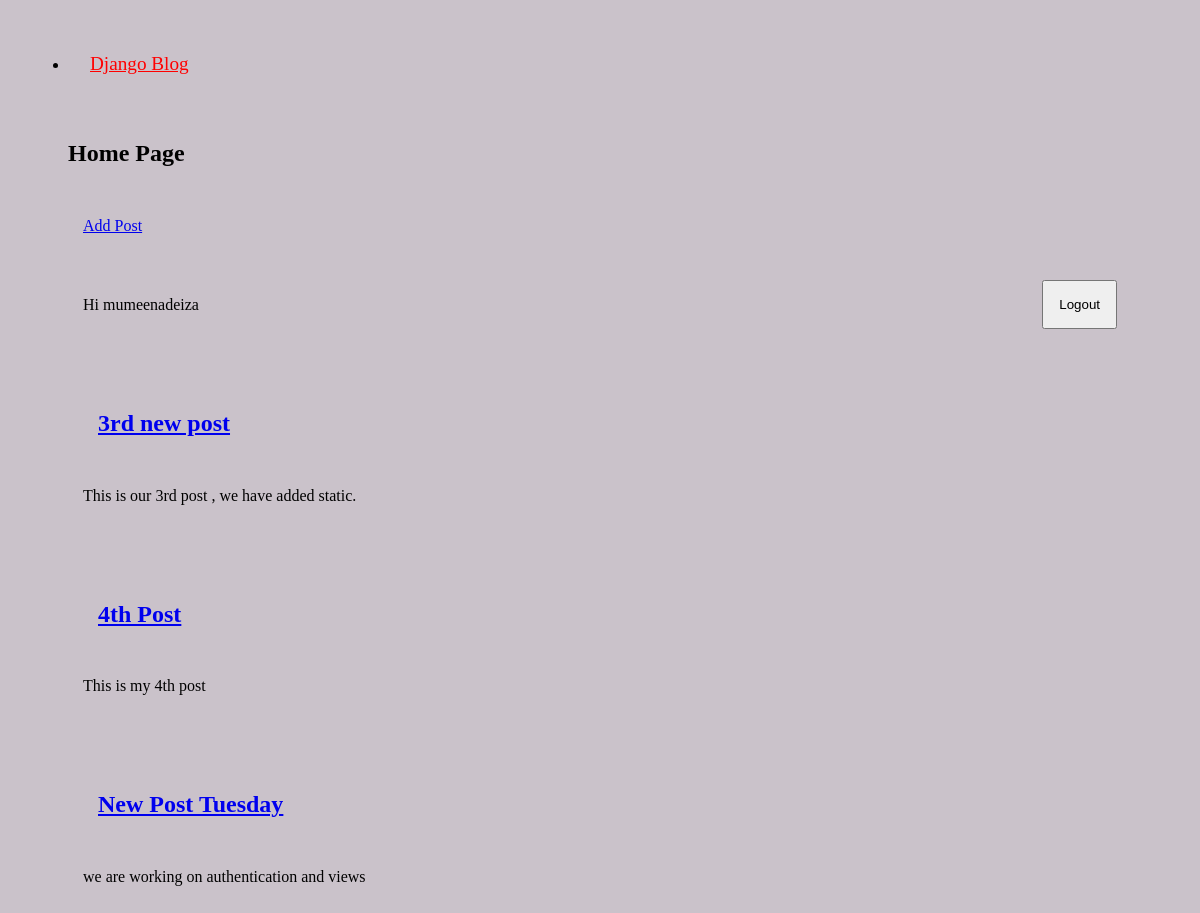
The app's page / (signed in) with its own data.
### blog/models.py (models this page shows, shortened)
class Post(models.Model):
  title = models.CharField(max_length=200)
  author = models.ForeignKey(
    User,
    on_delete=models.CASCADE
    )
  body = models.TextField()

### blog/views.py (the view)
# urls.py: path('', BlogListView.as_view(), name='home'),
class BlogListView(ListView):
  model = Post
  template_name = 'home.html'

### Templates/home.html (shortened to what this page needs)
{% extends 'base.html' %}
{% block content %}
<h2> Home Page </h2>
<div class="new-post-btn">
  <a href="{% url 'new_post' %}"> Add Post </a>
</div>
<div class="user-area">
  {% if user.is_authenticated %}
  <p> Hi {{ user.username }} </p>
  <form action="{% url 'logout' %}" method="post">
    <button type="submit">Logout</button>
  </form>
</div>
{% for post in object_list %}
<div class="post-entry">
  <h2><a href="{% url 'post_detail' post.pk %}"> {{ post.title }} </a></h2>
  <p>{{ post.body }}</p>
</div>
{% endfor %}
{% else %}
  <p>You are not logged in</p>
  <button><a href="{% url 'login' %}">Login</a></button>
  {% endif %}
{% endblock content %}

### static/style.css (style rules this page uses)
* { box-sizing: border-box; padding: 15px; }
body { background-color: rgb(202, 194, 202); color: #000; }
.user-area { display: flex; align-items: center; justify-content: space-between; }

### records on screen
Post: title "3rd new post", body "This is our 3rd post , we have added static."
Post: title "4th Post", body "This is my 4th post"
Post: title "New Post Tuesday", body "we are working on authentication and views"

### other values on screen
{{ user.username }} "mumeenadeiza"
